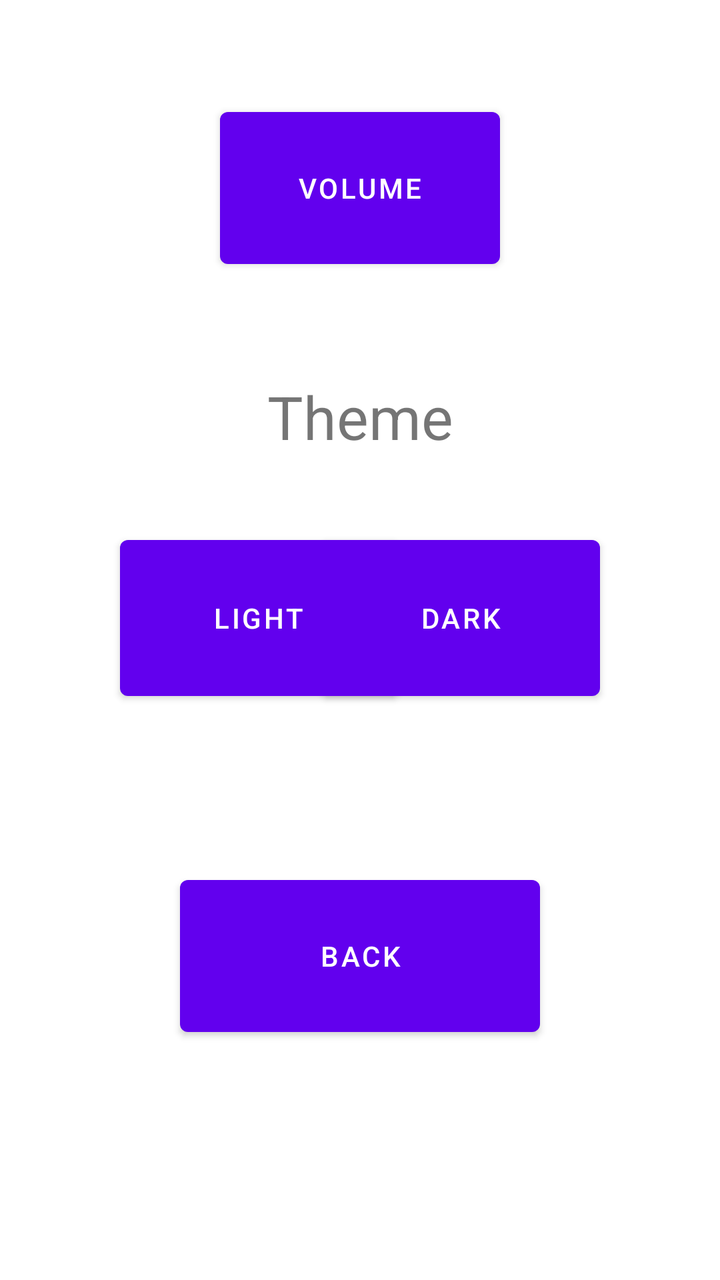
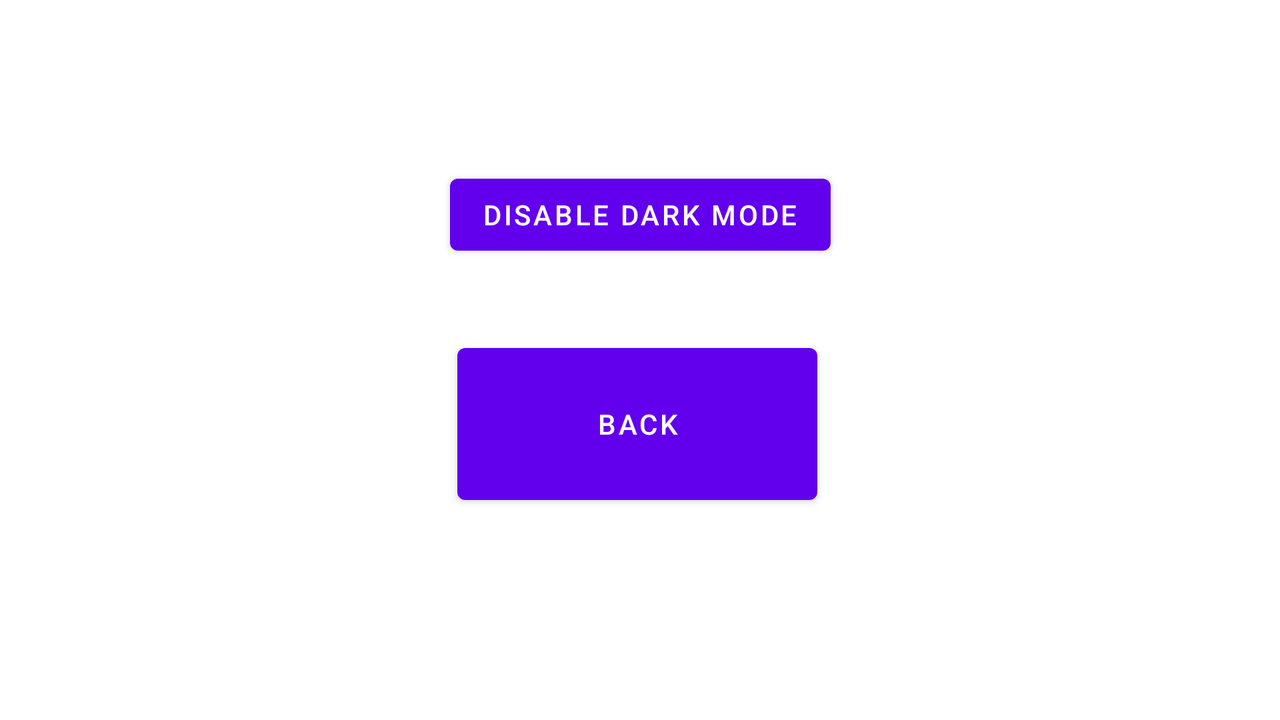

The same Android screen from two of the app's own layout files: first res/layout/ as a phone draws it, then the repository's variant for another configuration, drawn on a device whose configuration selects that folder. Both files follow.
<!-- AndroidManifest.xml: application theme Theme.RandomIconMemorization -->
<!-- res/layout/activity_setting.xml -->
<?xml version="1.0" encoding="utf-8"?>
<androidx.constraintlayout.widget.ConstraintLayout xmlns:android="http://schemas.android.com/apk/res/android"
    xmlns:app="http://schemas.android.com/apk/res-auto"
    xmlns:tools="http://schemas.android.com/tools"
    android:layout_width="match_parent"
    android:layout_height="match_parent"
    tools:context=".SettingActivity">

    <Button
        android:id="@+id/volume"
        android:layout_width="140dp"
        android:layout_height="88dp"
        android:layout_marginTop="50dp"
        android:text="Volume"
        app:layout_constraintEnd_toEndOf="parent"
        app:layout_constraintStart_toStartOf="parent"
        app:layout_constraintTop_toTopOf="parent" />

    <TextView
        android:id="@+id/textView"
        android:layout_width="162dp"
        android:layout_height="46dp"
        android:layout_marginTop="50dp"
        android:text="Theme"
        android:textAlignment="center"
        android:textSize="30sp"
        app:layout_constraintEnd_toEndOf="parent"
        app:layout_constraintStart_toStartOf="parent"
        app:layout_constraintTop_toBottomOf="@+id/volume" />

    <Button
        android:id="@+id/light"
        android:layout_width="139dp"
        android:layout_height="90dp"
        android:layout_marginStart="60dp"
        android:layout_marginTop="30dp"
        android:text="Light"
        app:layout_constraintStart_toStartOf="parent"
        app:layout_constraintTop_toBottomOf="@+id/textView" />

    <Button
        android:id="@+id/dark"
        android:layout_width="139dp"
        android:layout_height="90dp"
        android:layout_marginTop="30dp"
        android:layout_marginEnd="60dp"
        android:text="Dark"
        app:layout_constraintEnd_toEndOf="parent"
        app:layout_constraintTop_toBottomOf="@+id/textView" />

    <Button
        android:id="@+id/back"
        android:layout_width="180dp"
        android:layout_height="88dp"
        android:layout_marginTop="80dp"
        android:text="Back"
        app:layout_constraintEnd_toEndOf="parent"
        app:layout_constraintStart_toStartOf="parent"
        app:layout_constraintTop_toBottomOf="@+id/dark" />
</androidx.constraintlayout.widget.ConstraintLayout>
<!-- resources referenced by this layout -->
<resources>
  <style name="Theme.RandomIconMemorization" parent="Theme.MaterialComponents.DayNight.DarkActionBar">
          
          <item name="colorPrimary">@color/purple_500</item>
          <item name="colorPrimaryVariant">@color/purple_700</item>
          <item name="colorOnPrimary">@color/white</item>
          
          <item name="colorSecondary">@color/teal_200</item>
          <item name="colorSecondaryVariant">@color/teal_700</item>
          <item name="colorOnSecondary">@color/black</item>
          
          <item name="android:statusBarColor" tools:targetApi="l">?attr/colorPrimaryVariant</item>
          
      </style>
</resources>
<!-- res/layout-land/activity_setting.xml (the repository's variant of the layout above) -->
<!-- drawn on the phone turned sideways -->
<?xml version="1.0" encoding="utf-8"?>
<androidx.constraintlayout.widget.ConstraintLayout xmlns:android="http://schemas.android.com/apk/res/android"
    xmlns:app="http://schemas.android.com/apk/res-auto"
    xmlns:tools="http://schemas.android.com/tools"
    android:layout_width="match_parent"
    android:layout_height="match_parent"
    tools:context=".SettingActivity">

    <Button
        android:id="@+id/switchButton"
        android:layout_width="wrap_content"
        android:layout_height="wrap_content"
        android:text="Disable Dark Mode"
        app:layout_constraintBottom_toTopOf="@+id/back"
        app:layout_constraintEnd_toEndOf="parent"
        app:layout_constraintStart_toStartOf="parent"
        app:layout_constraintTop_toTopOf="parent"
        app:layout_constraintVertical_bias="0.695" />

    <Button
        android:id="@+id/back"
        android:layout_width="180dp"
        android:layout_height="88dp"
        android:layout_marginBottom="104dp"
        android:onClick="backButton"
        android:text="Back"
        app:layout_constraintBottom_toBottomOf="parent"
        app:layout_constraintEnd_toEndOf="parent"
        app:layout_constraintHorizontal_bias="0.497"
        app:layout_constraintStart_toStartOf="parent" />

</androidx.constraintlayout.widget.ConstraintLayout>
